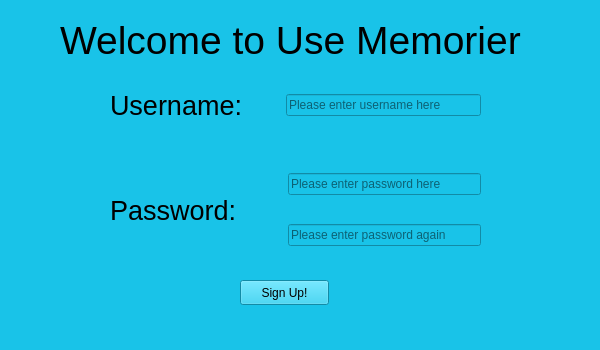
<?xml version="1.0" encoding="UTF-8"?>
<ui version="4.0">
 <class>SignUpWindow</class>
 <widget class="QMainWindow" name="SignUpWindow">
  <property name="geometry">
   <rect>
    <x>0</x>
    <y>0</y>
    <width>600</width>
    <height>350</height>
   </rect>
  </property>
  <property name="windowTitle">
   <string>MainWindow</string>
  </property>
  <property name="windowIcon">
   <iconset>
    <normaloff>images/icontest.png</normaloff>images/icontest.png</iconset>
  </property>
  <property name="styleSheet">
   <string notr="true">background-color:rgb(25, 195, 232);</string>
  </property>
  <widget class="QWidget" name="centralwidget">
   <widget class="QLabel" name="label">
    <property name="geometry">
     <rect>
      <x>60</x>
      <y>0</y>
      <width>471</width>
      <height>81</height>
     </rect>
    </property>
    <property name="font">
     <font>
      <pointsize>29</pointsize>
     </font>
    </property>
    <property name="text">
     <string>Welcome to Use Memorier</string>
    </property>
   </widget>
   <widget class="QWidget" name="horizontalLayoutWidget">
    <property name="geometry">
     <rect>
      <x>110</x>
      <y>70</y>
      <width>371</width>
      <height>71</height>
     </rect>
    </property>
    <layout class="QHBoxLayout" name="horizontalLayout">
     <item>
      <widget class="QLabel" name="usernameLable">
       <property name="font">
        <font>
         <pointsize>20</pointsize>
        </font>
       </property>
       <property name="text">
        <string>Username:     </string>
       </property>
      </widget>
     </item>
     <item>
      <widget class="QLineEdit" name="usernameInput">
       <property name="text">
        <string/>
       </property>
       <property name="placeholderText">
        <string>Please enter username here</string>
       </property>
      </widget>
     </item>
    </layout>
   </widget>
   <widget class="QWidget" name="horizontalLayoutWidget_2">
    <property name="geometry">
     <rect>
      <x>110</x>
      <y>150</y>
      <width>371</width>
      <height>121</height>
     </rect>
    </property>
    <layout class="QHBoxLayout" name="horizontalLayout_2">
     <item>
      <widget class="QLabel" name="passwordLable">
       <property name="font">
        <font>
         <pointsize>20</pointsize>
        </font>
       </property>
       <property name="text">
        <string>Password:      </string>
       </property>
      </widget>
     </item>
     <item>
      <layout class="QVBoxLayout" name="verticalLayout">
       <item>
        <widget class="QLineEdit" name="passwordInput1">
         <property name="text">
          <string/>
         </property>
         <property name="echoMode">
          <enum>QLineEdit::Password</enum>
         </property>
         <property name="placeholderText">
          <string>Please enter password here</string>
         </property>
        </widget>
       </item>
       <item>
        <widget class="QLineEdit" name="passwordInput2">
         <property name="text">
          <string/>
         </property>
         <property name="echoMode">
          <enum>QLineEdit::Password</enum>
         </property>
         <property name="placeholderText">
          <string>Please enter password again</string>
         </property>
        </widget>
       </item>
      </layout>
     </item>
    </layout>
   </widget>
   <widget class="QPushButton" name="pushButton">
    <property name="geometry">
     <rect>
      <x>240</x>
      <y>280</y>
      <width>89</width>
      <height>25</height>
     </rect>
    </property>
    <property name="text">
     <string>Sign Up!</string>
    </property>
   </widget>
   <widget class="QLabel" name="errorMsg">
    <property name="geometry">
     <rect>
      <x>190</x>
      <y>310</y>
      <width>191</width>
      <height>16</height>
     </rect>
    </property>
    <property name="text">
     <string/>
    </property>
   </widget>
  </widget>
  <widget class="QStatusBar" name="statusbar"/>
 </widget>
 <resources/>
 <connections/>
</ui>
